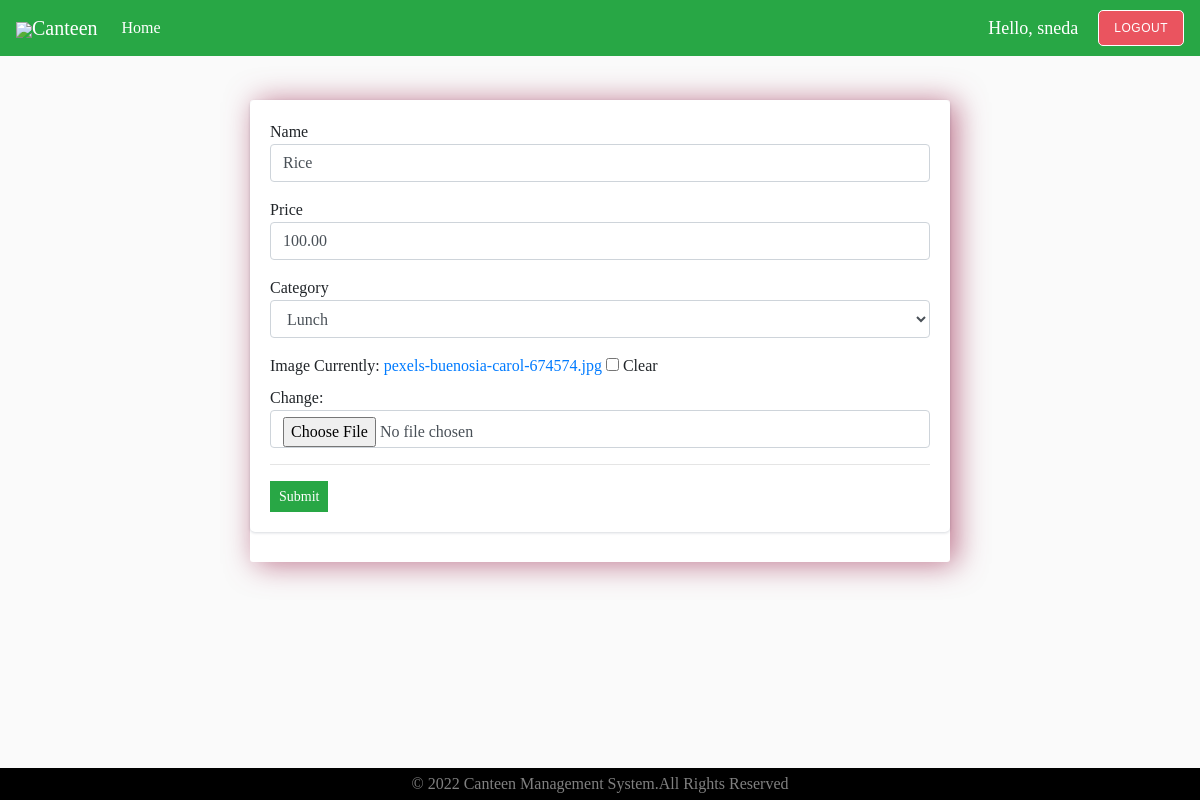
Page /update_product/2 (signed in) on the committed database.
### food/models.py (models this page shows, shortened)
class Product(models.Model):
    CATEGORY = (
        ('Breakfast', 'Breakfast'),
        ('Lunch', 'Lunch'),
        ('Dinner', 'Dinner'),
        ('Todayspl', 'Todays special'),
    )
    name = models.CharField(max_length=200, null=True)
    price = models.DecimalField(max_digits=7, decimal_places=2)
    category = models.CharField(max_length=200, null=True, choices=CATEGORY)
    image = models.ImageField(null=True, blank=True)

### food/decorators.py (the view)
    def wrapper_func(request, *args, **kwargs):
        if not request.user.is_staff:
            return redirect('menu')
        else:
            return view_func(request, *args, **kwargs)

### food/forms.py
class ProductForm(ModelForm):
    class Meta:
        model = Product
        fields = '__all__'
    def __init__(self, *args, **kwargs):
        super(ProductForm, self).__init__(*args, **kwargs)
        for field in iter(self.fields):
            self.fields['name'].widget.attrs.update({
                'class': 'form-control'
            })
            self.fields['price'].widget.attrs.update({
                'class': 'form-control'
            })
            self.fields['category'].widget.attrs.update({
                'class': 'form-control'
            })
            self.fields['image'].widget.attrs.update({
                'class': 'form-control'
            })

### food/views.py (called while the page is built)
@admin_only
def updateProduct(request,pk):
    product = Product.objects.get(id=pk)
    form = ProductForm(instance=product)
    if request.method == 'POST':
        form = ProductForm(request.POST, request.FILES, instance=product)
        if form.is_valid:
            form.save()
            return redirect('view_product')
    context = {'form': form}
    return render(request, 'food/update_product.html', context)

### food/templates/food/update_product.html (shortened to what this page needs)
{% extends 'food/main.html' %}
{% load static %}
{% block update_product %}
<body>
    <br>
    <div class="center-column">
        <div class="card card-body">
            <form enctype="multipart/form-data" action="" method="POST">
                {% for field in form %}
                <div class="form-group">
                    {{ field.label }}
                    {{ field }}
                </div>
                {% endfor %}
                <hr>
                <input class="btn btn-sm btn-success" type="submit" name="submit">
            </form>
        </div>
    </div>
</body>
{% endblock %}

### food/templates/food/main.html (shortened to what this page needs)
<!DOCTYPE html>
{% load static %}
<html lang="en">
  <head>
    <link
      rel="stylesheet"
      href="https://stackpath.bootstrapcdn.com/bootstrap/4.5.2/css/bootstrap.min.css"
    />
    <link href="https://maxcdn.bootstrapcdn.com/font-awesome/4.3.0/css/font-awesome.min.css" rel="stylesheet">
    <link rel="stylesheet" type="text/css" href="{% static 'css/main.css' %}" />
  </head>
  <body>
    <nav class="navbar navbar-expand-lg navbar-dark bg-success">
      {% if not user.is_staff %}
      <a class="navbar-brand" href="{% url 'menu' %}">
        <img src="{% static 'images/logo.jpg' %}" class="img-responsive"/>Canteen</a>
        {% else %}
        <a class="navbar-brand" href="{% url 'dashboard' %}">
          <img src="{% static 'images/logo.jpg' %}" class="img-responsive" />Canteen</a>
        {% endif %}
      <div  class="collapse navbar-collapse" id="navbarSupportedContent">
        <ul  class="navbar-nav mr-auto">
          <li class="nav-item active">
            {% if not user.is_staff %}
            <a class="nav-link" href="{% url 'menu' %}">Home <span class="sr-only">(current)</span></a>
            {% else %}
            <a class="nav-link" href="{% url 'dashboard' %}">Home <span class="sr-only">(current)</span></a>
            {%endif%}
          </li>
        </ul>
        <div class="form-inline my-2 my-lg-0">
          {% if user.is_authenticated %}
          <span class ='msg'>Hello, {{request.user}}</span>
          <a href="{% url 'logout' %}" class="butn my-2 my-sm-0">Logout</a>
          {% else %}
          <a href="{% url 'register' %}" class="butn mr-sm-2">Register</a>
          <a href="{% url 'login' %}" class="butn my-2 my-sm-0">Login</a>
          {% endif %}
        </div>
      </div>
    </nav>
    {% if  user.is_staff %}
        {% block update_product %}
        {% endblock %}
      {% else %}
          {% block content %}
          {% endblock %}
    {% endif %}
    <footer class="footer">
      <p id="foo">&#169; 2022 Canteen Management System.All Rights Reserved</p>
    </footer>
  </body>
</html>

### static/css/main.css (style rules this page uses)
* { font-family: "Raleway", "Book Antiqua", Palatino, serif; }
body { background-color: hsl(0, 0%, 98%); display: flex; flex-direction: column; height: 100vh; overflow: scroll; }
.btn { border-radius: 0; }
.img-responsive { height: auto; width: auto; max-height: 40px; max-width: 250px; }
.butn { background-color: #ea545f; border: 1px solid white; border-radius: 5px; color: white; display: inline-block; font: 12px Arial, Helvetica, sans-serif; padding: 10px 15px; text-decoration: none; text-transform: uppercase; letter-spacing: 0.5px; }
.butn, .butn:hover, .butn:focus, .butn:active { color: white; }
.card { border-radius: 5px; -webkit-box-shadow: 0 1px 2.94px 0.06px rgba(4,26,55,0.16); box-shadow: 0 1px 2.94px 0.06px rgba(4,26,55,0.16); border: none; margin-bottom: 30px; -webkit-transition: all 0.3s ease-in-out; transition: all 0.3s ease-in-out; }
.center-column { width: 700px; margin: 20px auto; background-color: white; border-radius: 3px; box-shadow: 6px 2px 30px 0px rgba(168, 68, 102, 0.75); }
.footer { width: 100vw; height: 2rem; background: black; margin-top: auto; }
#foo { color: gray; font-size: 1rem; text-align: center; text-transform: capitalize; line-height: 2rem; margin: 0; padding: 0; }

### food/templates/food/main.html (style rules this page uses)
.msg { font-size: 18px; color: #fff; margin-right: 20px; font-family: Raleway; }

### rows in the picture
Product: form "Rice" "100.00" "Lunch"

### other values in the picture
{{ request.user }} "sneda"
{{ field.label }} "Name" "Price" "Category" "Image"
